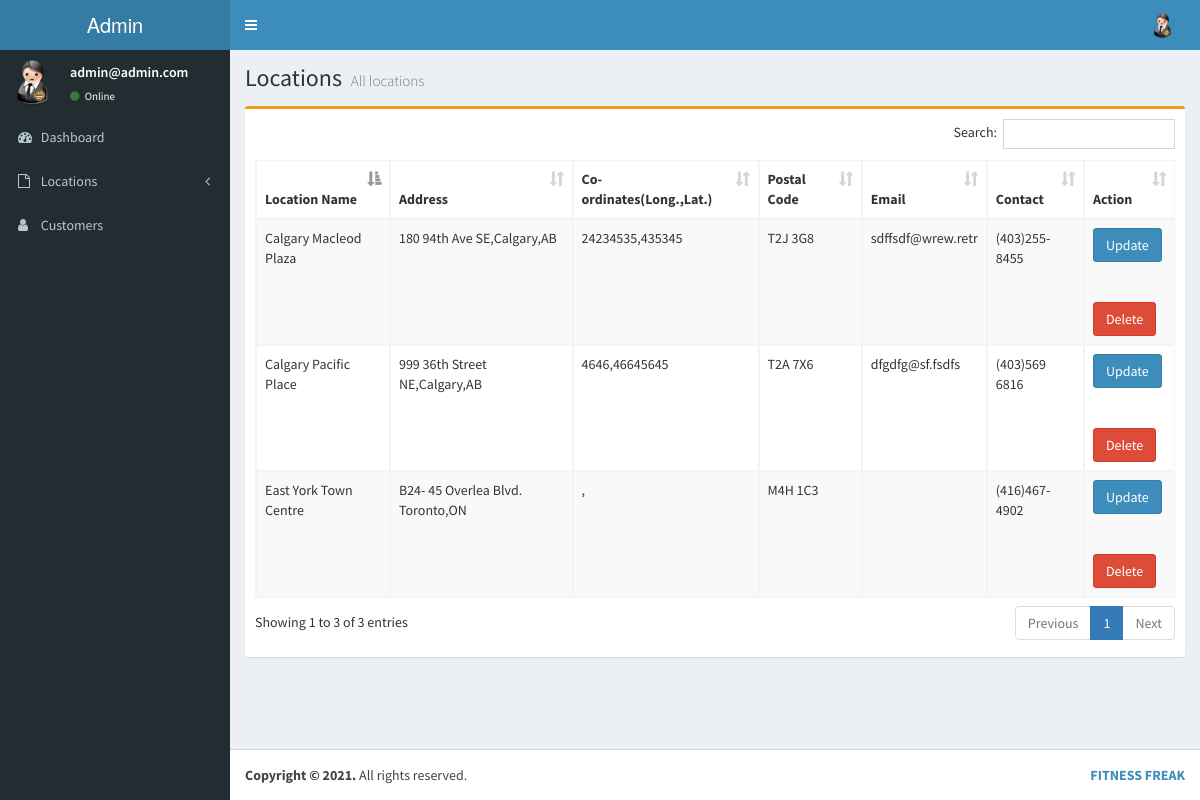
The app's page /backend/pages/view_locations.php (signed in) with its own data.
### tables this page shows
CREATE TABLE `tbl_locations` (
  `id` int(11) NOT NULL AUTO_INCREMENT,
  `location_name` varchar(60) DEFAULT NULL,
  `address` varchar(255) DEFAULT NULL,
  `postal_code` varchar(10) DEFAULT NULL,
  `state_id` smallint(5) DEFAULT NULL,
  `city_id` smallint(5) DEFAULT NULL,
  `contact` varchar(15) DEFAULT NULL,
  `email` varchar(50) DEFAULT NULL,
  `longitude` varchar(20) DEFAULT NULL,
  `latitude` varchar(20) DEFAULT NULL,
  `Logo` varchar(50) DEFAULT NULL,
  `datetime` datetime DEFAULT NULL,
  `status` int(1) DEFAULT '1',
  PRIMARY KEY (`id`)
);

### backend/config.php (called while the page is built, shortened)
<?php
$DB_host = "localhost";
$DB_user = "root";
$DB_pass = '12345678';
$DB_name = "gym_db";
try
{
	$DB_con = new PDO("mysql:host={$DB_host};dbname={$DB_name};charset=utf8",$DB_user,$DB_pass);
	$DB_con->setAttribute(PDO::MYSQL_ATTR_INIT_COMMAND, "SET NAMES 'utf8'");
	$DB_con->setAttribute(PDO::ATTR_ERRMODE, PDO::ERRMODE_EXCEPTION);
	$DB_con->setAttribute(PDO::ATTR_EMULATE_PREPARES, false);
}
catch(PDOException $e)
{
	echo $e->getMessage();
}
include 'class.user.php';
$user = new USER($DB_con);
?>

### backend/pages/view_locations.php (the view, shortened to what this page needs)
<?php
include '../config.php';
include '../includes/head.php';
include '../includes/sidebar.php';
?>
<div class="content-wrapper">
    <section class="content-header">
      <h1 style="display: inline-block;">
        Locations
        <small>All locations</small>
      </h1>
    </section>
    <section class="content">
      <div class="row">
        <div class="col-md-12">
          <div class="box box-warning">
			  <div class="box-body">
              <table id="example1" class="table table-bordered table-striped">
                <thead>
                <tr>
                  <th>Location Name</th>
				  <th>Address</th>
				  <th>Co-ordinates(Long.,Lat.)</th>
				  <th>Postal Code</th>
				  <th>Email</th>
				  <th>Contact</th>
				  <th>Action</th>
                </tr>
                </thead>
                <tbody>
				<?php
        $users_arr = $user->getData('tbl_Locations',array("status"=>1));
				if(isset($users_arr) && $users_arr!=''){
					foreach($users_arr as $value)
					{
						$location_id = $value->id;
						$LocNme = $value->location_name;
						$LocEmail = $value->email;
						$LocCont = $value->contact;
						$LocAddr = $value->address;
						?>
						<tr id="locrow_<?php echo $location_id;?>">
							<td><?php echo $LocNme; ?></td>
							<td><?php echo $LocAddr; ?></td>
							<td><?php echo $value->longitude.",".$value->latitude; ?></td>
							<td><?php echo $value->postal_code; ?></td>
							<td><?php echo $LocEmail; ?></td>
							<td><?php echo $LocCont; ?></td>
							<td >
						  <form method='post' action='add-location.php'>
							<input type='submit' name='update' value='Update' class='btn btn-primary' />&nbsp;&nbsp;
							</form>
							<br>
							  <a href="" class="btn btn-danger" onclick="deleteLocation(<?php echo $location_id; ?>)">Delete</a>
							</td>
						</tr>
					<?php } } ?>
                </tbody>
              </table>
            </div>
          </div>
        </div>
      </div>
    </section>
</div>
 <footer class="main-footer">
    <div class="pull-right hidden-xs">
      <b><a href="<?php echo SITEURL; ?>"><?php echo SITENAME;?></a></b>
    </div>
    <strong>Copyright &copy; 2021.</strong> All rights
    reserved.
  </footer>
</div>
</body>
</html>

### records on screen
tbl_locations: location_name "East York Town Centre", address "B24- 45 Overlea Blvd. Toronto,ON", postal_code "M4H 1C3", contact "(416)467-4902"
tbl_locations: location_name "Calgary Macleod Plaza", address "180 94th Ave SE,Calgary,AB", longitude "24234535", latitude "435345", postal_code "T2J 3G8", email "sdffsdf@wrew.retr", contact "(403)255-8455"
tbl_locations: location_name "Calgary Pacific Place", address "999 36th Street NE,Calgary,AB", longitude "4646", latitude "46645645", postal_code "T2A 7X6", email "dfgdfg@sf.fsdfs", contact "(403)569 6816"

### other values on screen
$_SESSION['LoginInfo']['name'] "Admin"
$loginid "admin@admin.com"
SITENAME "FITNESS FREAK"
